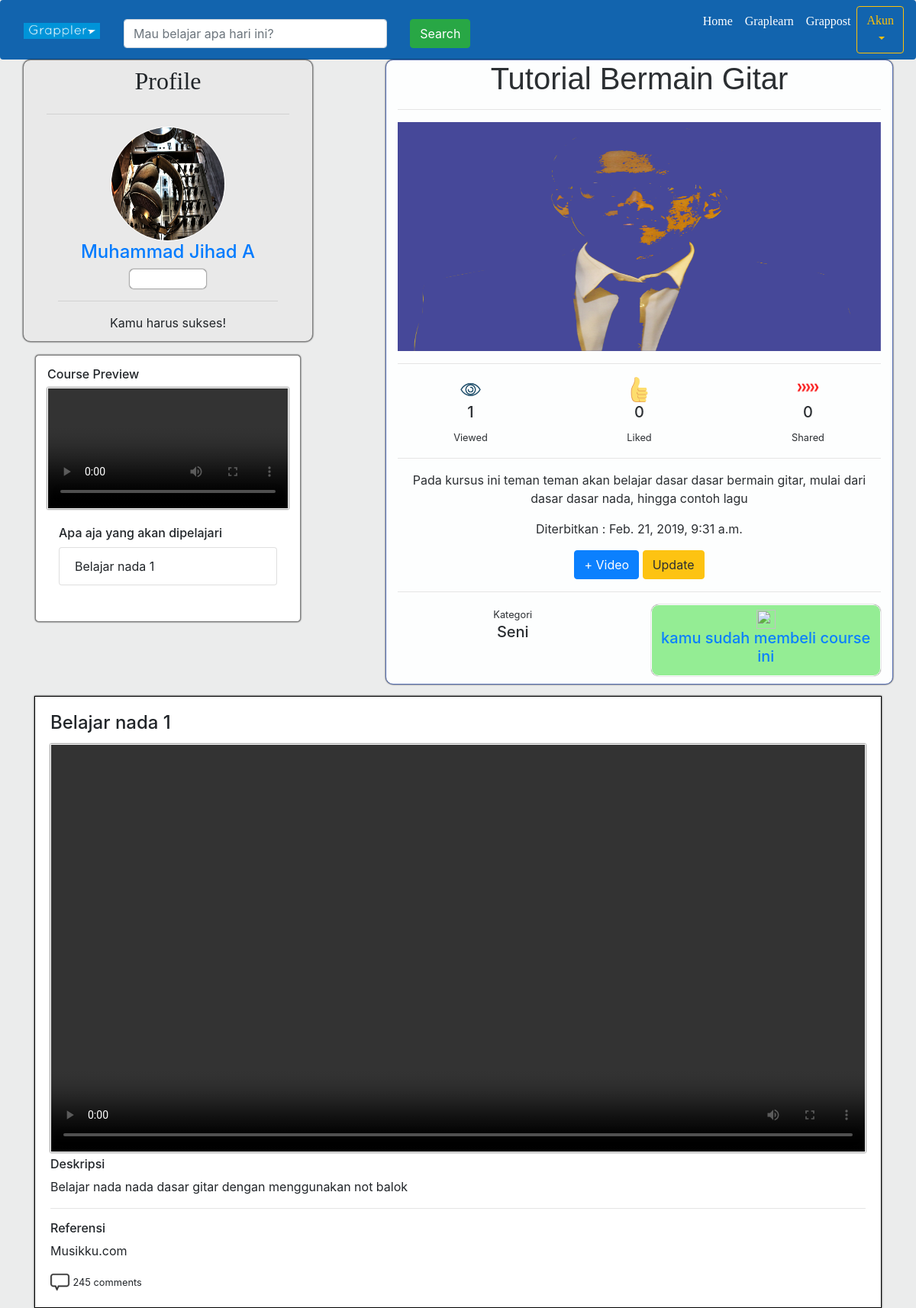
The app's page /graplearn/detail/17/ (signed in) with its own data.
### graplearn/models.py (models this page shows)
class Course(models.Model):
	user = models.ForeignKey(User, on_delete=models.CASCADE)
	judul = models.CharField(max_length=30)
	thumbnail = models.ImageField(default='mantap.png',blank=True,upload_to='course/')
	kategori = models.CharField(max_length=30)
	harga = models.PositiveIntegerField()
	deskripsi = models.TextField(max_length=300)
	published = models.DateTimeField(auto_now_add=True)
	like = models.PositiveIntegerField(default=0)
	view = models.PositiveIntegerField(default=0)
	share = models.PositiveIntegerField(default=0)
	discount = models.DecimalField(decimal_places=2, max_digits=10,default=0)
	def __str__(self):
		return '{}-{}'.format(self.user, self.judul)

class VideoCourse(models.Model):
	course = models.ForeignKey(Course, on_delete=models.CASCADE,blank=True)
	video = models.FileField(upload_to='coursevideos/')
	judul = models.CharField(max_length=40)
	deskripsi = models.TextField(max_length=300, blank=True)
	published = models.DateTimeField(auto_now_add=True)
	referensi = models.TextField(blank=True)
	alat_atau_bahan = models.TextField(blank=True)
	def __str__(self):
		return '{}.{}'.format(self.id, self.course)

### akun/models.py (models this page shows, shortened)
class Profile(models.Model):
	user 			= models.OneToOneField(User, on_delete=models.CASCADE)
	nama 			= models.CharField(max_length=25)
	PILIHAN_STATUS  = (
			('Reguler', 'Reguler'),
			('Premium', 'Premium'),
		)
	status			= models.CharField(max_length=25, choices=PILIHAN_STATUS) # ini nanti hapus
	username		= models.CharField(max_length=25) #ini hapus aja
	waktu_lahir 	= models.DateField(auto_now_add=True)
	bio				= models.TextField(max_length=300, blank=True)
	foto 			= models.ImageField(default='mantap.jpg',blank=True)
	koin			= models.PositiveIntegerField() # ini nanti dibuat class sendiri aja
	alamat 			= models.CharField(max_length=50, blank=True)
	thumbnail 		= models.ImageField(blank=True,default='student.png')
	deskripsi_kanal = models.TextField(blank=True)
	kontak			= models.PositiveIntegerField(blank=True,default=0)
	PILIHAN_LEVEL = (
			('1','Novice'),
			('2','Beginner'),
			('3','Competent'),
			('4','Master'),
			('5','Expert'),
			('6','Legend'),
		)
	user_level		= models.CharField(max_length=1,choices=PILIHAN_LEVEL,default='1')

### graplearn/views.py (the view)
# urls.py: re_path(r'^detail/(?P<id_detail>[0-9]+)/$',views.detailCourse, name='detailcourse'),
@login_required
def detailCourse(request, id_detail):
	current_user = User.objects.get(id = request.user.id)
	detailCourse = Course.objects.get(id = id_detail)
	userCourses = MyCourse.objects.get(user = request.user)
	userCourses = userCourses.courses.all()
	videoCoursesQuery = VideoCourse.objects.filter(course_id = detailCourse.id)
	videoCourses = []
	for video in videoCoursesQuery:
		videoCourses.append(video)
	print(videoCourses)
	videoComment = []
	for video in videoCourses:
		videoComment.append(VideoComment.objects.filter(videoCourse_id = video.id))
	print(videoComment)
	zipList = zip(videoCourses,videoComment)
	print(zipList)
	demovid = None
	videoDescript = []
	for desc in videoCourses:
		videoDescript.append(desc.judul)
	try:
		demovid = videoCourses[0]
	except:
		demovid = 'Tidak ada rangkuman Course'
	context = {
		'judul' : 'Detail',
		'jumboTag' : 'Coba Sekarang!',
		'detailCourse' : detailCourse,
		'userCourses' : userCourses,
		'videoCourses' : videoCourses,
		'videoDescript' : videoDescript,
		'videoComment' : videoComment
	}
	if demovid != 'Tidak ada rangkuman Course':
		context['demovid'] = demovid
	if current_user == detailCourse.user:
		context['authUser'] = True
	if not detailCourse in userCourses:
		context['videoCourses'] = None;
	return render(request,'graplearn/detailcourse.html', context)

### graplearn/templates/graplearn/detailcourse.html (shortened to what this page needs)
{% extends "base.html" %}
{% load static %}
{% block cssOpt %}
	<link rel="stylesheet" href="{% static "css/graplearn/detailcourse.css" %}">
{% endblock cssOpt %}
{% block konten1 %}
	<div class="container">
		<div class="row">
			<div class="col-sm-4" id='profilesection'>
				<div class="container">
					<div class="row">
						<div class="col-sm-12 mt-2 text-center">
							<h2>Profile</h2>
						</div>
					</div>
					<hr>
					<div class="container userprofile text-center">
						<img src="{{detailCourse.user.profile.foto.url}}" alt="">
						<h4><a href="{% url "akun:otherprofile" detailCourse.user.id %}">{{detailCourse.user.profile.nama}}</a></h4>
						<div class="boxlevel">
							<small>{{detailCourse.user.profile.get_user_level_display}}</small>
						</div>
						<hr>
						<p>{{detailCourse.user.profile.bio}}</p>
					</div>
				</div>
				<div class="container coursedemo">
					<div class="videodemo">
						<h6>Course Preview</h6>
						{% if demovid %}
							<video src="{{demovid.video.url}}" oncontextmenu="return false" controls=""></video>
						{% else %}
							<div class="container videoempty">
								<h6>Ga ada rangkuman Course, Mungkin video ini spesial :)</h6>
								<img src="{% static "img/empty.png" %}" alt="">
							</div>
						{% endif %}
					</div>
					<div class="container judul mt-3"><h6>Apa aja yang akan dipelajari</h6></div>
					<div class="container">
						<ul class="list-group">
						{% for video in videoDescript  %}
						  <li class="list-group-item">{{video}}</li>
						{% endfor %}
						</ul>
					</div>
				</div>
			</div>
			<div class="col-sm-1">
				<div class="container bordercontainer"></div>
			</div>
			<div class="col-sm-7" id='coursesection'>
				<div class="detailcourse">
					<h1>{{detailCourse.judul}}</h1>
					<hr>
					<img src="{{detailCourse.thumbnail.url}}" alt="">
				</div>
				<hr>
				<div class="coursestatus">
					<div class="row">
						<div class="col-sm-4">
							<img src="{% static "img/view.png" %}" alt="">
							<h5>{{detailCourse.view}}</h5>
							<small>Viewed</small>
						</div>
						<div class="col-sm-4">
							<img src="{% static "img/like.png" %}" alt="">
							<h5>{{detailCourse.like}}</h5>
							<small>Liked</small>
						</div>
						<div class="col-sm-4">
							<img src="{% static "img/share.png" %}" alt="">
							<h5>{{detailCourse.share}}</h5>
							<small>Shared</small>
						</div>
					</div>
					<hr>
					<p>{{detailCourse.deskripsi}}</p>
					<p>Diterbitkan : {{detailCourse.published}}</p>
					{% if authUser %}
						<a href="{% url "graplearn:addvideocourse" detailCourse.id %}"><button class="btn btn-primary">+ Video</button></a>
						<a href="{% url "graplearn:updatecourse" detailCourse.id %}"><button class="btn btn-warning">Update</button></a>
					{% endif %}
					<hr>
					<div class="row">
						<div class="col-sm-6">
							<small>Kategori</small>
							<h5>{{detailCourse.kategori}}</h5>
						</div>
						<div class="col-sm-6">
							<a href="{% url "graplearn:buycourse" detailCourse.id %}">
								<div class="harga">
									<img src="{% static "img/coin.png" %}" alt="">
									{% if not detailCourse in userCourses %}
										<h5>{{detailCourse.harga}}</h5>
									{% else %}
										<h5>kamu sudah membeli course ini</h5>
									{% endif %}
								</div>
							</a>
						</div>
					</div>
				</div>
			</div>
		</div>
	</div>
	<div class="container videocourses">
		{% for video in videoCourses  %}
		<div class="container video">
			<h4>{{video.judul}}</h4>
			<video src="{{video.video.url}}" controls="true" oncontextmenu="return false"></video>
			<div class="deskripsi">
				<h6>Deskripsi</h6>
				<p>{{video.deskripsi}}</p>
				<hr>
				<h6>Referensi</h6>
				<p>{{video.referensi}}</p>
				<div class="comment">
					<img src="{% static "img/comment.png" %}" alt="">
					<small>245 comments</small>
				</div>
			</div>
		</div>
		{% endfor %}
	</div>
{% endblock konten1 %}

### static/css/basestyle.css (style rules this page uses)
body { background-color: #EBECEC; }

### static/css/graplearn/detailcourse.css (style rules this page uses)
#profilesection { background-color:#E9E9E9; border: 1px solid grey; border-radius: 10px; box-shadow: 0 0 2px black; height:370px; }
#coursesection { background-color:white; box-shadow: 0 0 2px black; border: 1px solid #4A65AD; border-radius: 10px; opacity: 0.95; }
div#profilesection h2 { font-family: Quicksand; }
div.userprofile img { width:150px; height: 150px; border-radius: 50%; border:1px solid white; }
div.bordercontainer { background-color:transparent; height:380px; width:2px; }
div.container.coursedemo { background-color: white; margin: auto; margin-top: 30px; width:100%; border:1px solid grey; box-shadow: 0 0 2px black; border-radius: 5px; padding:15px; height: 350px; overflow: auto; }
div.container.coursedemo div.videodemo video { width:100%; border:1px solid white; box-shadow: 0 0 2px black; }
div.detailcourse h1 { font-family: Tahoma, Verdana, Segoe, sans-serif; }
div.userprofile div.boxlevel { background-color:white; width:35%; margin:auto; height:25px; border:1px solid white; border-radius: 5px; box-shadow: 0 0 2px black }
div.userprofile div.boxlevel small { color: white; font-family: Segoe UI; line-height: 25px; }
div.detailcourse { text-align: center; }
div.coursestatus { text-align: center; }
div.coursestatus img { width:35px; height:35px; }
div#coursesection div.detailcourse img { width:100%; height:300px; }
div.harga { background-color: lightgreen; border-radius: 10px; padding:5px; margin-bottom: 10px; position: relative; border:1px solid white; box-shadow: 0 0 1px black }
div.harga img { width: 25px; height:25px; }
div.container.videocourses { margin-top: 15px; }
div.container.videocourses div.container.video { background-color: white; padding:20px; margin:auto; margin-top: 15px; border:1px solid black; box-shadow: 0 0 2px black; }
div.container.videocourses div.container.video img { width:25px; height: 25px; }
div.container.videocourses div.container.video video { border:1px solid white; margin: auto; margin-top: 5px; box-shadow: 0 0 2px black; width:100%; cursor: pointer; }

### records on screen
Course: user.profile.foto (picture), user.profile.nama "Muhammad Jihad A", user.profile.bio "Kamu harus sukses!", judul "Tutorial Bermain Gitar", thumbnail (picture), view "1", like "0", share "0", deskripsi "Pada kursus ini teman teman akan belajar dasar dasar bermain gitar, mulai dari dasar dasar nada, hingga contoh lagu", published "Feb. 21, 2019, 9:31 a.m.", kategori "Seni"
VideoCourse: videoDescript "Belajar nada 1", judul "Belajar nada 1", deskripsi "Belajar nada nada dasar gitar dengan menggunakan not balok", referensi "Musikku.com"
